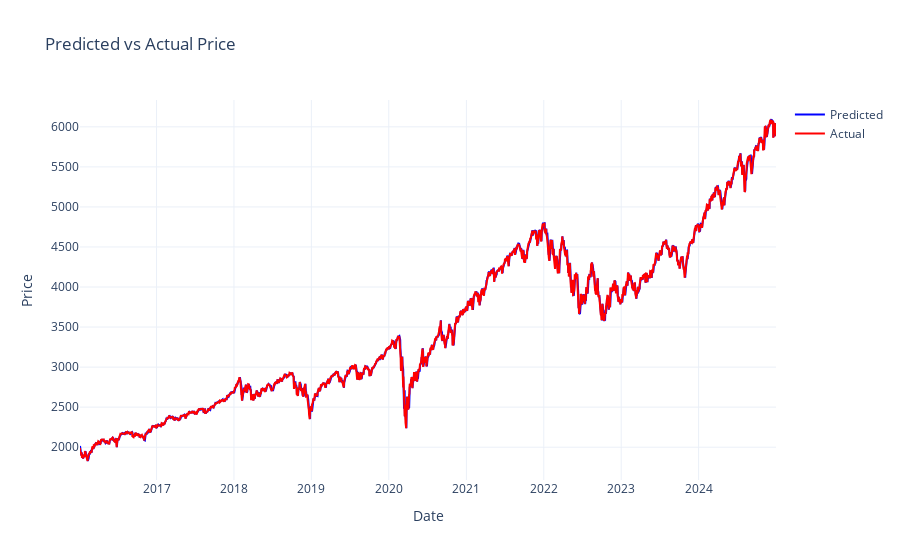

Here is the notebook cell this chart was saved with:
### Code cell
fig = go.Figure()
fig.add_trace(go.Scatter(
    x=merged_df.index,
    y=merged_df["predicted"],
    mode='lines',
    name='Predicted',
    line=dict(color='blue')
))
fig.add_trace(go.Scatter(
    x=merged_df.index,
    y=merged_df["price"],
    mode='lines',
    name='Actual',
    line=dict(color='red')
))
fig.update_layout(
    title=f"Predicted vs Actual Price",
    xaxis_title="Date",
    yaxis_title="Price",
    template="plotly_white"
)

### Figure 1 — Plotly figure (JSON) as saved in the notebook; plotly's stock layout.template omitted (floating-point values rounded to 4 significant figures; data arrays with more than 128 entries replaced by an {"elided": "..."} marker saying what was removed)
{"data": [{"line": {"color": "blue"}, "mode": "lines", "name": "Predicted", "type": "scatter", "x": {"elided": "2262 str values"}, "y": {"elided": "2262 float values"}}, {"line": {"color": "red"}, "mode": "lines", "name": "Actual", "type": "scatter", "x": {"elided": "2262 str values"}, "y": {"elided": "2262 float values"}}], "layout": {"title": {"text": "Predicted vs Actual Price"}, "xaxis": {"title": {"text": "Date"}}, "yaxis": {"title": {"text": "Price"}}}}
